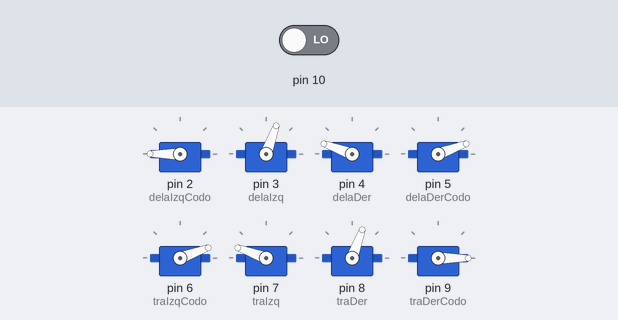
Recording of a sketch running on a simulated Arduino Uno, built with avr-gcc and run on an emulated ATmega328P. On the bench: 8 × servo. The inputs (shaded band) are chosen by the test bench; at power-on: pin 10 LOW.

Above: at 1.2 s.
1.3 s: pin 10 driven HIGH
At 1.37 s:
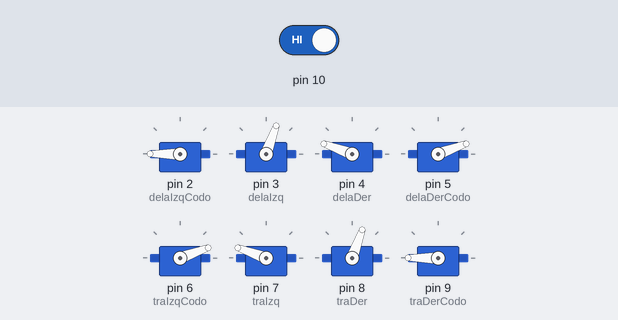
At 2.78 s:
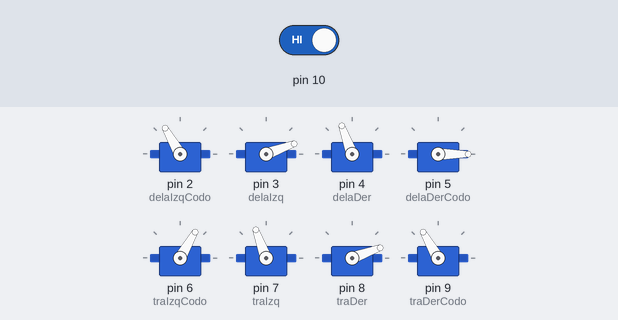
4.3 s: pin 10 driven LOW
At 8.2 s:
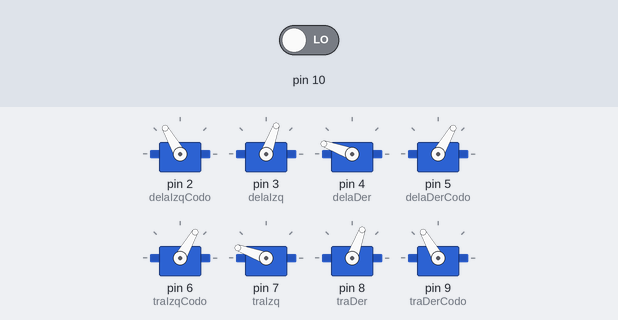
Timing chart, 0 to 9.7 s (numbered marks = the images above; inputs shaded):
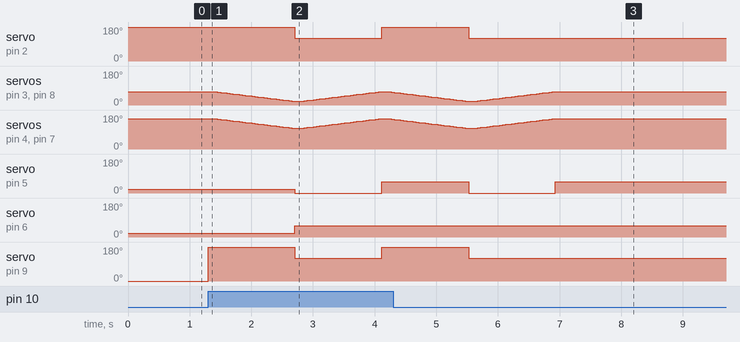

Measured:
- after the input at 1.3 s, servo on pin 2 (delaIzqCodo): 180° → 120° after 1.4 s, → 180° 1.4 s later; servo on pin 5 (delaDerCodo): 20° → 0° after 1.4 s, → 60° 1.4 s later; servo on pin 6 (traIzqCodo): 20° → 60° after 1.4 s; servo on pin 9 (traDerCodo): 0° → 180° at once, → 120° 1.4 s later, → 180° 1.4 s later
- after the input at 4.3 s, servo on pin 2 (delaIzqCodo): goes on until 5.5 s, then stays 120°; servo on pin 3 (delaIzq): goes on until 6.9 s, then stays 70°

The sketch:

caminadorderecha_8_servos__4_patas_v3.ino
```cpp
#include <Servo.h>

//# de patas en sentido horario
//1 grado horizontal, 1_2 grado vertical

Servo delaIzq;
Servo delaIzqCodo;

Servo delaDer;
Servo delaDerCodo;

Servo traDer;
Servo traDerCodo;

Servo traIzq;
Servo traIzqCodo;
int swich = 1 ;
int i=0;


void setup() {

    Serial.begin(9600);
     pinMode(10, INPUT);


     delaIzqCodo.attach(2);
    delaIzq.attach(3);      //igual 1


    delaDer.attach(4);
    delaDerCodo.attach(5);

    traIzqCodo.attach(6);
    traIzq.attach(7);

    traDer.attach(8);
    traDerCodo.attach(9);


//inicializacion
    delaIzq.write(70);             // 0 delante
    delaIzqCodo.write(180);        //180 abajo

    delaDer.write(160);           //180 delante     //20
    delaDerCodo.write(20);        //0 abajo

    traDer.write(70);             //180 delante      //110
    traDerCodo.write(0);          //180 abajo

    traIzq.write(160);            //0 delante
    traIzqCodo.write(20);         //0 abajo
}

void loop() {

swich = digitalRead(10);
  if (swich == HIGH) {
    delaIzqCodo.write(180);
    traDerCodo.write(180);
    delay(100);

    for(i=70; i>=20; i-=2)
    {
      delaIzq.write(i);
      traDer.write(i);

      delaDer.write(90+i);
      traIzq.write(90+i);

      delay(50);
    }

    delaIzqCodo.write(120);
    delaDerCodo.write(0);
    traDerCodo.write(120);
    traIzqCodo.write(60);

    delay(100);

    for(i=70; i>=20; i-=2)
    {
      delaDer.write(180-i);
      traIzq.write(180-i);

      delaIzq.write(90-i);
      traDer.write(90-i);

      delay(50);
    }

    delaDerCodo.write(60);
    traIzqCodo.write(60);

  }
}
```
